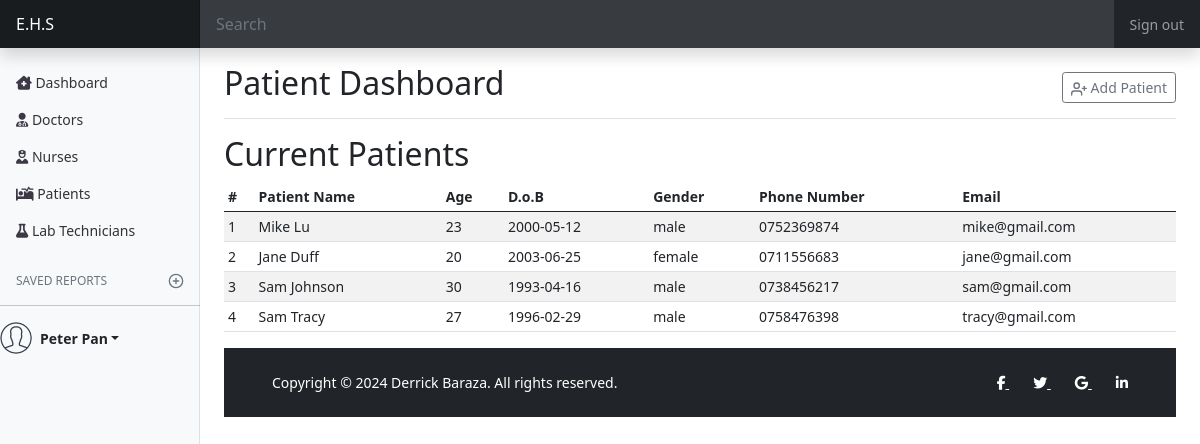
The app's page /admindashboard/patients/index.php (signed in) with its own data.
### tables this page shows
CREATE TABLE IF NOT EXISTS `patient` (
  `patientID` int(11) NOT NULL AUTO_INCREMENT,
  `patientName` varchar(50) NOT NULL,
  `age` int(11) NOT NULL,
  `DoB` date NOT NULL,
  `gender` varchar(10) NOT NULL,
  `phoneNo` int(11) NOT NULL,
  `email` varchar(50) NOT NULL,
  PRIMARY KEY (`patientID`)
);

### includes/globvars.php (called while the page is built, shortened)
<?php
    $admin = "admin";
?>

### admindashboard/patients/index.php (the view, shortened to what this page needs)
<?php
  include "../../includes/globvars.php";
  include "../../includes/dblink.php";
  if (isset($_SESSION['ID'])&&isset($_SESSION['Name'])&&isset($_SESSION['email'])&&$_SESSION['user']===$admin) {
    $name = $_SESSION['Name'];
    $sql = "SELECT `patientID`, `patientName`, `age`, `DoB`, `gender`, `phoneNo`, `email` FROM `patient`;";
    $result = mysqli_query($mysqli, $sql);
?>
    <!doctype html>
    <html lang="en">
      <head>
        <link rel="stylesheet" href="https://cdn.jsdelivr.net/npm/bootstrap-icons@1.11.2/font/bootstrap-icons.min.css">
        <link href="../../css/bootstrap.min.css" rel="stylesheet">
        <link href="../../css/dashboard.css" rel="stylesheet">
      </head>
      <body>
      <header class="navbar navbar-dark sticky-top bg-dark flex-md-nowrap p-0 shadow">
        <a class="navbar-brand col-md-3 col-lg-2 me-0 px-3" href="#" id="home">E.H.S</a>
        <input class="form-control form-control-dark w-100" type="text" placeholder="Search" aria-label="Search">
        <div class="navbar-nav">
          <div class="nav-item text-nowrap">
            <a class="nav-link px-3" href="../validation/logout.php" id="signout">Sign out</a>
          </div>
        </div>
      </header>
      <div class="container-fluid">
        <div class="row">
          <?php @include("../includes/nav.php");?>
          <main class="col-md-9 ms-sm-auto col-lg-10 px-md-4">
            <div class="d-flex justify-content-between flex-wrap flex-md-nowrap align-items-center pt-3 pb-2 mb-3 border-bottom">
              <h1 class="h2">Patient Dashboard</h1>
              <div class="btn-toolbar mb-2 mb-md-0">
                <button type="button" class="btn btn-sm btn-outline-secondary"  data-bs-toggle="modal" data-bs-target="#exampleModal">
                  <span data-feather="user-plus"></span>
                  Add Patient
                </button>
              </div>
            </div>
            <h2>Current Patients</h2>
            <div class="table-responsive">
        <table class="table table-striped table-sm">
          <thead>
            <tr>
              <th scope="col">#</th>
              <th scope="col">Patient Name</th>
              <th scope="col">Age</th>
              <th scope="col">D.o.B</th>
              <th scope="col">Gender</th>
              <th scope="col">Phone Number</th>
              <th scope="col">Email</th>
            </tr>
          </thead>
          <tbody>
            <?php
              $i =1;
              foreach ($result as $res) {
                  $name=$res['patientName'];
                  $age = $res['age'];
                  $dob = $res['DoB'];
                  $gender = $res['gender'];
                  $email=$res['email'];
                  $number="0".$res['phoneNo'];
            ?>
            <tr>
              <td><?php echo $i;?></td>
              <td><?php echo $name;?></td>
              <td><?php echo $age;?></td>
              <td><?php echo $dob;?></td>
              <td><?php echo $gender;?></td>
              <td><?php echo $number;?></td>
              <td><?php echo $email;?></td>
            </tr>
            <?php
                $i++;
              }
            ?>
          </tbody>
        </table>
      </div>
            <?php @include("../../includes/copyright.php");?>
          </main>
        </div>
      </div>
      </body>
    </html>
<?php
  }else {
    header("Location: ../../validation/logout.php?message=Kindly log in");
  }
?>

### admindashboard/includes/nav.php (shortened to what this page needs)
<nav id="sidebarMenu" class="col-md-3 col-lg-2 d-md-block bg-light sidebar collapse">
    <div class="position-sticky pt-3">
        <ul class="nav flex-column">
          <li class="nav-item">
            <a class="nav-link" aria-current="page" href="#" id="dashboard">
              <i class="fa-solid fa-house-chimney-medical" style="color: #3d3846;"></i>
              Dashboard
            </a>
          </li>
          <li class="nav-item">
            <a class="nav-link" href="doctors" id="doc">
              <i class="fa-solid fa-user-doctor" style="color: #3d3846;"></i>
              Doctors
            </a>
          </li>
          <li class="nav-item">
            <a class="nav-link" href="nurses" id="nurse">
              <i class="fa-solid fa-user-nurse" style="color: #3d3846;"></i>
              Nurses
            </a>
          </li>
          <li class="nav-item">
            <a class="nav-link" href="patients" id="patient">
              <i class="fa-solid fa-bed-pulse" style="color: #3d3846;"></i>
              Patients
            </a>
          </li>
          <li class="nav-item">
            <a class="nav-link" href="technicians" id="tech">
              <i class="fa-solid fa-flask" style="color: #3d3846;"></i>
              Lab Technicians
            </a>
          </li>
        </ul>
        <h6 class="sidebar-heading d-flex justify-content-between align-items-center px-3 mt-4 mb-1 text-muted">
          <span>Saved reports</span>
          <a class="link-secondary" href="#" aria-label="Add a new report">
            <span id ="circle" data-feather="plus-circle"></span>
          </a>
        </h6>
        <hr>
        <div class="dropdown">
            <a href="#" class="d-flex align-items-center link-dark text-decoration-none dropdown-toggle" id="dropdownUser2" data-bs-toggle="dropdown" aria-expanded="false">
                <img src="../../img/avatar128.png" alt="" width="32" height="32" class="rounded-circle me-2" id="profpic">
                <strong><?php echo $name;?></strong>
            </a>
        </div>
    </div>
    </nav>

### includes/copyright.php
<div class="d-flex flex-column flex-md-row text-center text-md-start justify-content-between py-4 px-4 px-xl-5 ft bg-dark" >
    <div class="text-white mb-3 mb-md-0">
        Copyright © <script type="text/javascript"> document.write( new Date().getFullYear() );</script> Derrick Baraza. All rights reserved.
    </div>
    <div>
        <a href="#!" class="text-white me-4">
        <i class="fab fa-facebook-f"></i>
        </a>
        <a href="#!" class="text-white me-4">
        <i class="fab fa-twitter"></i>
        </a>
        <a href="#!" class="text-white me-4">
        <i class="fab fa-google"></i>
        </a>
        <a href="#!" class="text-white">
        <i class="fab fa-linkedin-in"></i>
        </a>
    </div>
</div>

### css/dashboard.css (style rules this page uses)
body { font-size: .875rem; }
.feather { width: 16px; height: 16px; vertical-align: text-bottom; }
.sidebar { position: fixed; top: 0; bottom: 0; left: 0; z-index: 100; padding: 48px 0 0; box-shadow: inset -1px 0 0 rgba(0, 0, 0, .1); }
.sidebar .nav-link { font-weight: 500; color: #333; }
.sidebar-heading { font-size: .75rem; text-transform: uppercase; }
.navbar-brand { padding-top: .75rem; padding-bottom: .75rem; font-size: 1rem; background-color: rgba(0, 0, 0, .25); box-shadow: inset -1px 0 0 rgba(0, 0, 0, .25); }
.navbar .form-control { padding: .75rem 1rem; border-width: 0; border-radius: 0; }
.form-control-dark { color: #fff; background-color: rgba(255, 255, 255, .1); border-color: rgba(255, 255, 255, .1); }

### records on screen
patient: patientName "Mike Lu", age "23", DoB "2000-05-12", gender "male", phoneNo "0752369874", email "mike@gmail.com"
patient: patientName "Jane Duff", age "20", DoB "2003-06-25", gender "female", phoneNo "0711556683", email "jane@gmail.com"
patient: patientName "Sam Johnson", age "30", DoB "1993-04-16", gender "male", phoneNo "0738456217", email "sam@gmail.com"
patient: patientName "Sam Tracy", age "27", DoB "1996-02-29", gender "male", phoneNo "0758476398", email "tracy@gmail.com"

### other values on screen
$name "Peter Pan"
